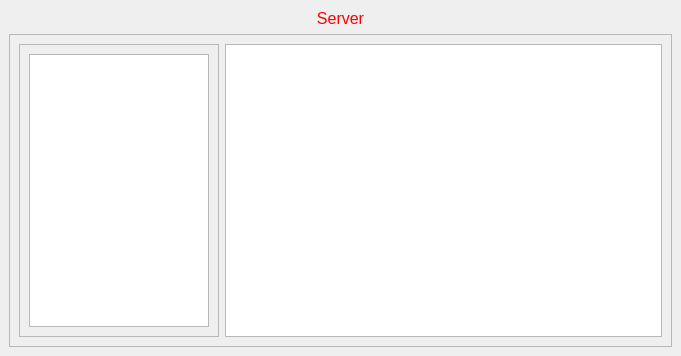
<?xml version="1.0" encoding="UTF-8"?>
<ui version="4.0">
 <class>MainWindow</class>
 <widget class="QMainWindow" name="MainWindow">
  <property name="geometry">
   <rect>
    <x>0</x>
    <y>0</y>
    <width>681</width>
    <height>356</height>
   </rect>
  </property>
  <property name="minimumSize">
   <size>
    <width>681</width>
    <height>356</height>
   </size>
  </property>
  <property name="windowTitle">
   <string>MainWindow</string>
  </property>
  <widget class="QWidget" name="centralwidget">
   <layout class="QVBoxLayout" name="verticalLayout">
    <item>
     <widget class="QLabel" name="label">
      <property name="text">
       <string>&lt;html&gt;&lt;head/&gt;&lt;body&gt;&lt;p&gt;&lt;span style=&quot; font-size:12pt; color:#ff0000;&quot;&gt;Server&lt;/span&gt;&lt;/p&gt;&lt;/body&gt;&lt;/html&gt;</string>
      </property>
      <property name="alignment">
       <set>Qt::AlignHCenter|Qt::AlignTop</set>
      </property>
     </widget>
    </item>
    <item>
     <widget class="QScrollArea" name="scrollArea">
      <property name="widgetResizable">
       <bool>true</bool>
      </property>
      <widget class="QWidget" name="scrollAreaWidgetContents">
       <property name="geometry">
        <rect>
         <x>0</x>
         <y>0</y>
         <width>661</width>
         <height>311</height>
        </rect>
       </property>
       <layout class="QHBoxLayout" name="horizontalLayout">
        <item>
         <widget class="QScrollArea" name="scrollArea_2">
          <property name="maximumSize">
           <size>
            <width>200</width>
            <height>16777215</height>
           </size>
          </property>
          <property name="widgetResizable">
           <bool>true</bool>
          </property>
          <widget class="QWidget" name="scrollAreaWidgetContents_2">
           <property name="geometry">
            <rect>
             <x>0</x>
             <y>0</y>
             <width>198</width>
             <height>291</height>
            </rect>
           </property>
           <layout class="QVBoxLayout" name="verticalLayout_2">
            <item>
             <widget class="QListView" name="listView"/>
            </item>
           </layout>
          </widget>
         </widget>
        </item>
        <item>
         <widget class="QTextEdit" name="textEdit">
          <property name="readOnly">
           <bool>true</bool>
          </property>
         </widget>
        </item>
       </layout>
      </widget>
     </widget>
    </item>
   </layout>
  </widget>
 </widget>
 <resources/>
 <connections/>
</ui>
